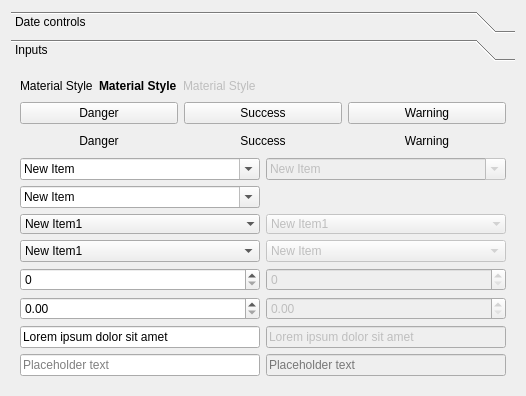
      <widget class="QWidget" name="tab">
       <attribute name="title">
        <string>Page</string>
       </attribute>
       <layout class="QGridLayout" name="gridLayout_22">
        <item row="0" column="0" rowspan="2" colspan="2">
         <widget class="QToolBox" name="toolBox">
          <property name="currentIndex">
           <number>1</number>
          </property>
          <widget class="QWidget" name="page_3">
           <property name="geometry">
            <rect>
             <x>0</x>
             <y>0</y>
             <width>1281</width>
             <height>667</height>
            </rect>
           </property>
           <attribute name="label">
            <string>Date controls</string>
           </attribute>
           <layout class="QGridLayout" name="gridLayout_9" columnstretch="1,1,2">
            <item row="0" column="2" rowspan="2">
             <widget class="QLCDNumber" name="lcdNumber">
              <property name="smallDecimalPoint">
               <bool>true</bool>
              </property>
              <property name="digitCount">
               <number>10</number>
              </property>
              <property name="segmentStyle">
               <enum>QLCDNumber::Flat</enum>
              </property>
              <property name="value" stdset="0">
               <double>3.141592000000000</double>
              </property>
             </widget>
            </item>
            <item row="0" column="0">
             <widget class="QTimeEdit" name="timeEdit"/>
            </item>
            <item row="1" column="0">
             <widget class="QDateTimeEdit" name="dateTimeEdit"/>
            </item>
            <item row="0" column="1">
             <widget class="QDateEdit" name="dateEdit"/>
            </item>
            <item row="1" column="1">
             <widget class="QKeySequenceEdit" name="keySequenceEdit"/>
            </item>
            <item row="2" column="0" colspan="3">
             <widget class="QCalendarWidget" name="calendarWidget"/>
            </item>
           </layout>
          </widget>
          <widget class="QWidget" name="page_4">
           <property name="geometry">
            <rect>
             <x>0</x>
             <y>0</y>
             <width>1281</width>
             <height>667</height>
            </rect>
           </property>
           <attribute name="label">
            <string>Inputs</string>
           </attribute>
           <layout class="QGridLayout" name="gridLayout_21">
            <item row="0" column="1">
             <widget class="QLabel" name="label_3">
              <property name="font">
               <font>
                <bold>true</bold>
               </font>
              </property>
              <property name="text">
               <string>Material Style</string>
              </property>
             </widget>
            </item>
            <item row="0" column="3">
             <spacer name="horizontalSpacer_4">
              <property name="orientation">
               <enum>Qt::Horizontal</enum>
              </property>
              <property name="sizeHint" stdset="0">
               <size>
                <width>427</width>
                <height>20</height>
               </size>
              </property>
             </spacer>
            </item>
            <item row="0" column="2">
             <widget class="QLabel" name="label">
              <property name="enabled">
               <bool>false</bool>
              </property>
              <property name="text">
               <string>Material Style</string>
              </property>
             </widget>
            </item>
            <item row="2" column="0" colspan="4">
             <layout class="QGridLayout" name="gridLayout_4">
              <item row="3" column="2">
               <widget class="QComboBox" name="comboBox_4">
                <property name="enabled">
                 <bool>false</bool>
                </property>
                <item>
                 <property name="text">
                  <string>New Item</string>
                 </property>
                </item>
                <item>
                 <property name="text">
                  <string>New Item</string>
                 </property>
                </item>
                <item>
                 <property name="text">
                  <string>New Item</string>
                 </property>
                </item>
                <item>
                 <property name="text">
                  <string>New Item</string>
                 </property>
                </item>
                <item>
                 <property name="text">
                  <string>New Item</string>
                 </property>
                </item>
               </widget>
              </item>
              <item row="5" column="2">
               <widget class="QDoubleSpinBox" name="doubleSpinBox_2">
                <property name="enabled">
                 <bool>false</bool>
                </property>
               </widget>
              </item>
              <item row="0" column="2">
               <widget class="QComboBox" name="comboBox_3">
                <property name="enabled">
                 <bool>false</bool>
                </property>
                <property name="editable">
                 <bool>true</bool>
                </property>
                <item>
                 <property name="text">
                  <string>New Item</string>
                 </property>
                </item>
                <item>
                 <property name="text">
                  <string>New Item</string>
                 </property>
                </item>
                <item>
                 <property name="text">
                  <string>New Item</string>
                 </property>
                </item>
                <item>
                 <property name="text">
                  <string>New Item</string>
                 </property>
                </item>
                <item>
                 <property name="text">
                  <string>New Item</string>
                 </property>
                </item>
                <item>
                 <property name="text">
                  <string>New Item</string>
                 </property>
                </item>
               </widget>
              </item>
              <item row="4" column="0">
               <widget class="QSpinBox" name="spinBox"/>
              </item>
              <item row="6" column="2">
               <widget class="QLineEdit" name="lineEdit_2">
                <property name="enabled">
                 <bool>false</bool>
                </property>
                <property name="text">
                 <string>Lorem ipsum dolor sit amet</string>
                </property>
               </widget>
              </item>
              <item row="7" column="0">
               <widget class="QLineEdit" name="lineEdit_3">
                <property name="placeholderText">
                 <string>Placeholder text</string>
                </property>
               </widget>
              </item>
              <item row="2" column="2">
               <widget class="QComboBox" name="comboBox_6">
                <property name="enabled">
                 <bool>false</bool>
                </property>
                <property name="frame">
                 <bool>false</bool>
                </property>
                <item>
                 <property name="text">
                  <string>New Item1</string>
                 </property>
                </item>
                <item>
                 <property name="text">
                  <string>New Item2</string>
                 </property>
                </item>
                <item>
                 <property name="text">
                  <string>New Item3</string>
                 </property>
                </item>
                <item>
                 <property name="text">
                  <string>New Item4</string>
                 </property>
                </item>
                <item>
                 <property name="text">
                  <string>New Item5</string>
                 </property>
                </item>
                <item>
                 <property name="text">
                  <string>New Item6</string>
                 </property>
                </item>
                <item>
                 <property name="text">
                  <string>New Item7</string>
                 </property>
                </item>
               </widget>
              </item>
              <item row="0" column="0">
               <widget class="QComboBox" name="comboBox">
                <property name="editable">
                 <bool>true</bool>
                </property>
                <property name="currentText">
                 <string>New Item</string>
                </property>
                <item>
                 <property name="text">
                  <string>New Item</string>
                 </property>
                </item>
                <item>
                 <property name="text">
                  <string>New Item</string>
                 </property>
                </item>
                <item>
                 <property name="text">
                  <string>New Item</string>
                 </property>
                </item>
                <item>
                 <property name="text">
                  <string>New Item</string>
                 </property>
                </item>
                <item>
                 <property name="text">
                  <string>New Item</string>
                 </property>
                </item>
               </widget>
              </item>
              <item row="6" column="0">
               <widget class="QLineEdit" name="lineEdit">
                <property name="text">
                 <string>Lorem ipsum dolor sit amet</string>
                </property>
               </widget>
              </item>
              <item row="3" column="0">
               <widget class="QComboBox" name="comboBox_2">
                <item>
                 <property name="text">
                  <string>New Item1</string>
                 </property>
                </item>
                <item>
                 <property name="text">
                  <string>New Item2</string>
                 </property>
                </item>
                <item>
                 <property name="text">
                  <string>New Item3</string>
                 </property>
                </item>
                <item>
                 <property name="text">
                  <string>New Item4</string>
                 </property>
                </item>
                <item>
                 <property name="text">
                  <string>New Item5</string>
                 </property>
                </item>
                <item>
                 <property name="text">
                  <string>New Item6</string>
                 </property>
                </item>
                <item>
                 <property name="text">
                  <string>New Item7</string>
                 </property>
                </item>
               </widget>
              </item>
              <item row="2" column="0">
               <widget class="QComboBox" name="comboBox_5">
                <property name="frame">
                 <bool>false</bool>
                </property>
                <item>
                 <property name="text">
                  <string>New Item1</string>
                 </property>
                </item>
                <item>
                 <property name="text">
                  <string>New Item2</string>
                 </property>
                </item>
                <item>
                 <property name="text">
                  <string>New Item3</string>
                 </property>
                </item>
                <item>
                 <property name="text">
                  <string>New Item4</string>
                 </property>
                </item>
                <item>
                 <property name="text">
                  <string>New Item5</string>
                 </property>
                </item>
                <item>
                 <property name="text">
                  <string>New Item6</string>
                 </property>
                </item>
                <item>
                 <property name="text">
                  <string>New Item7</string>
                 </property>
                </item>
               </widget>
              </item>
              <item row="5" column="0">
               <widget class="QDoubleSpinBox" name="doubleSpinBox"/>
              </item>
              <item row="7" column="2">
               <widget class="QLineEdit" name="lineEdit_4">
                <property name="enabled">
                 <bool>false</bool>
                </property>
                <property name="placeholderText">
                 <string>Placeholder text</string>
                </property>
               </widget>
              </item>
              <item row="4" column="2">
               <widget class="QSpinBox" name="spinBox_2">
                <property name="enabled">
                 <bool>false</bool>
                </property>
               </widget>
              </item>
              <item row="1" column="0">
               <widget class="QComboBox" name="comboBox_7">
                <property name="editable">
                 <bool>true</bool>
                </property>
                <item>
                 <property name="text">
                  <string>New Item</string>
                 </property>
                </item>
                <item>
                 <property name="text">
                  <string>New Item</string>
                 </property>
                </item>
                <item>
                 <property name="text">
                  <string>New Item</string>
                 </property>
                </item>
                <item>
                 <property name="text">
                  <string>New Item</string>
                 </property>
                </item>
                <item>
                 <property name="text">
                  <string>New Item</string>
                 </property>
                </item>
               </widget>
              </item>
             </layout>
            </item>
            <item row="0" column="0">
             <widget class="QLabel" name="label_2">
              <property name="text">
               <string>Material Style</string>
              </property>
             </widget>
            </item>
            <item row="1" column="0" colspan="4">
             <layout class="QGridLayout" name="gridLayout_7">
              <item row="0" column="0">
               <widget class="QPushButton" name="pushButton_18">
                <property name="text">
                 <string>Danger</string>
                </property>
                <property name="class" stdset="0">
                 <string>danger</string>
                </property>
               </widget>
              </item>
              <item row="1" column="1">
               <widget class="QPushButton" name="pushButton_22">
                <property name="text">
                 <string>Success</string>
                </property>
                <property name="flat">
                 <bool>true</bool>
                </property>
                <property name="class" stdset="0">
                 <string>success</string>
                </property>
               </widget>
              </item>
              <item row="0" column="2">
               <widget class="QPushButton" name="pushButton_19">
                <property name="text">
                 <string>Warning</string>
                </property>
                <property name="class" stdset="0">
                 <string>warning</string>
                </property>
               </widget>
              </item>
              <item row="1" column="2">
               <widget class="QPushButton" name="pushButton_21">
                <property name="text">
                 <string>Warning</string>
                </property>
                <property name="flat">
                 <bool>true</bool>
                </property>
                <property name="class" stdset="0">
                 <string>warning</string>
                </property>
               </widget>
              </item>
              <item row="0" column="1">
               <widget class="QPushButton" name="pushButton_20">
                <property name="text">
                 <string>Success</string>
                </property>
                <property name="class" stdset="0">
                 <string>success</string>
                </property>
               </widget>
              </item>
              <item row="1" column="0">
               <widget class="QPushButton" name="pushButton_23">
                <property name="text">
                 <string>Danger</string>
                </property>
                <property name="flat">
                 <bool>true</bool>
                </property>
                <property name="class" stdset="0">
                 <string>danger</string>
                </property>
               </widget>
              </item>
             </layout>
            </item>
           </layout>
          </widget>
         </widget>
        </item>
       </layout>
      </widget>
